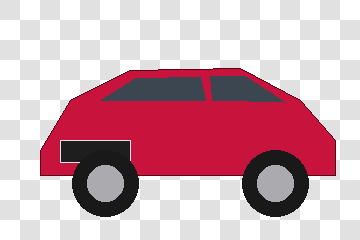
#> input picture DS_Practicals_IDLE/1.png, 360 x 240 px
$ python Practical_09_color_channel_split.py
#> lines starting #> are read from the running program, lines starting #| are printed output that depends on the picture
# -*- coding: utf-8 -*-
"""
PRACTICAL 9 : Colour channel splitting
Karina Bacche - 264447

Open in IDLE and press F5.
Keep any data files this practical needs in the SAME folder as this file.
Close each graph window to continue.
"""

import os
import matplotlib.pyplot as plt

BASE = os.path.dirname(os.path.abspath(__file__))


def path(name):
    return os.path.join(BASE, name)


def p9(image_name="1.png"):
#> called with image_name = '1.png'
    import matplotlib.image as mpimg

    img = mpimg.imread(path(image_name))
#> img is the input picture: shape (240, 360, 4) float32; mean R, G, B, A 0.812, 0.658, 0.694, 1
    print("Size:", img.shape)
#| Size: (240, 360, 4)

    t = 1
    plt.figure(figsize=(8, 8))
    plt.title("(" + str(t) + ") Original")
    plt.imshow(img)
    plt.show()

    if img.ndim == 3:
        for c in range(img.shape[2]):
            t += 1
            plt.figure(figsize=(8, 8))
            plt.title("(" + str(t) + ") Channel: " + str(c))
            plt.imshow(img[:, :, c])
            plt.show()
#> this loop made 4 passes
#> pass 1, in p9, `plt.show()`:
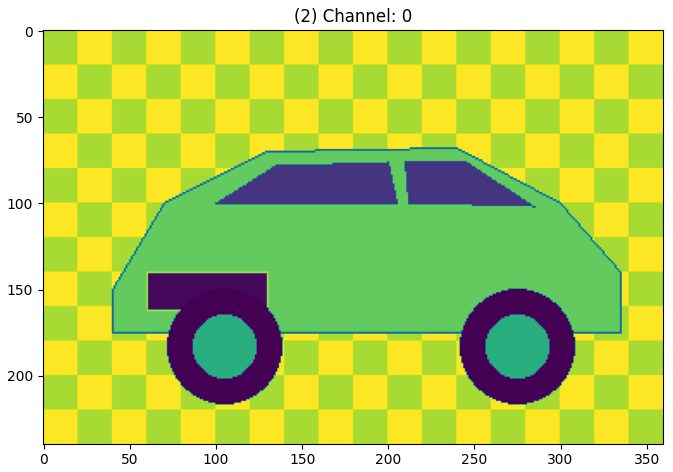
#> figure drawn by matplotlib, 1 panel
#> pass 2, in p9, `plt.show()`:
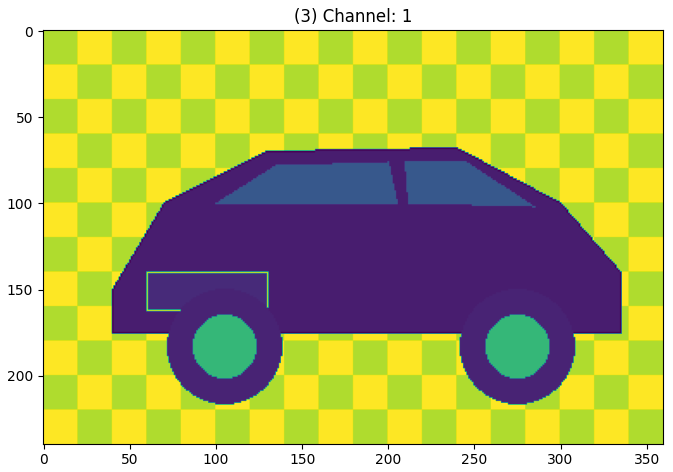
#> figure drawn by matplotlib, 1 panel
#> after the loop, t = 5


if __name__ == "__main__":
    p9()
